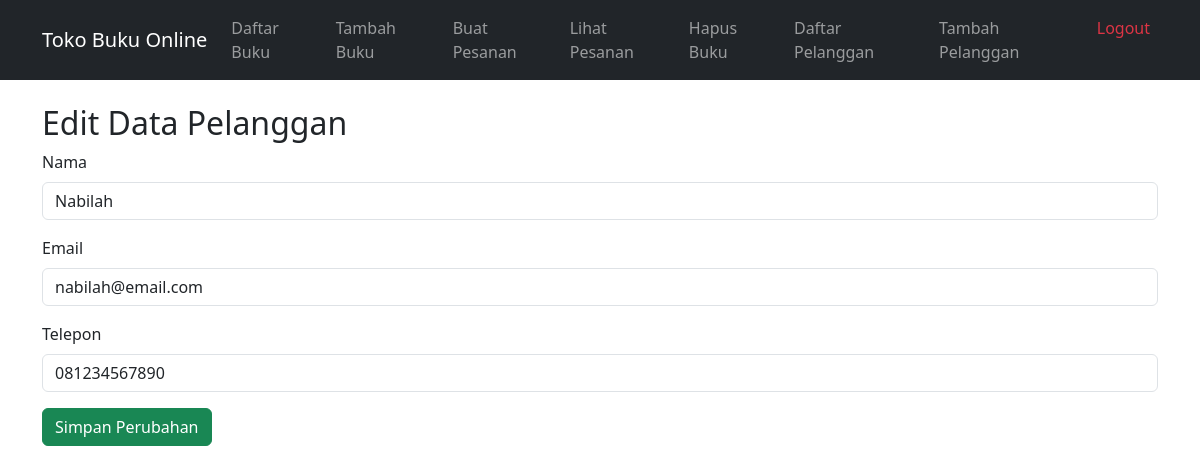
Screenshot of /edit_pelanggan.php?id=1 (signed in) with the database file from the repository.
### tables this page shows
CREATE TABLE `pelanggan` (
  `ID` int NOT NULL,
  `Nama` varchar(255) NOT NULL,
  `Alamat` varchar(255) DEFAULT NULL,
  `Email` varchar(255) NOT NULL,
  `Telepon` varchar(20) NOT NULL
);

### edit_pelanggan.php (the view, shortened to what this page needs)
<?php
include 'koneksi_db.php';
include 'nav.php';
$id = filter_input(INPUT_GET, 'id', FILTER_VALIDATE_INT) ?? 0;
$pelanggan = null;
if ($id > 0) {
    $stmt = $conn->prepare("SELECT * FROM Pelanggan WHERE ID = ?");
    $stmt->bind_param("i", $id);
    $stmt->execute();
    $result = $stmt->get_result();
    $pelanggan = $result->fetch_assoc();
}
?>
<!DOCTYPE html>
<html lang="id">
<head>
   <link href="https://cdn.jsdelivr.net/npm/bootstrap@5.3.0/dist/css/bootstrap.min.css" rel="stylesheet">
</head>
<body>
   <div class="container mt-4">
       <h2>Edit Data Pelanggan</h2>
       <form method="post" action="proses_edit_pelanggan.php">
           <div class="mb-3">
               <label for="nama" class="form-label">Nama</label>
               <input type="text" class="form-control" id="nama" name="nama" value="<?= htmlspecialchars($pelanggan['Nama'] ?? '') ?>" required>
           </div>
           <div class="mb-3">
               <label for="email" class="form-label">Email</label>
               <input type="email" class="form-control" id="email" name="email" value="<?= htmlspecialchars($pelanggan['Email'] ?? '') ?>" required>
           </div>
           <div class="mb-3">
               <label for="telepon" class="form-label">Telepon</label>
               <input type="text" class="form-control" id="telepon" name="telepon" value="<?= htmlspecialchars($pelanggan['Telepon'] ?? '') ?>" required>
           </div>
           <button type="submit" class="btn btn-success">Simpan Perubahan</button>
       </form>
   </div>
</body>
</html>

### rows the page displays
pelanggan: nama "Nabilah", email "nabilah@email.com", telepon "081234567890"
